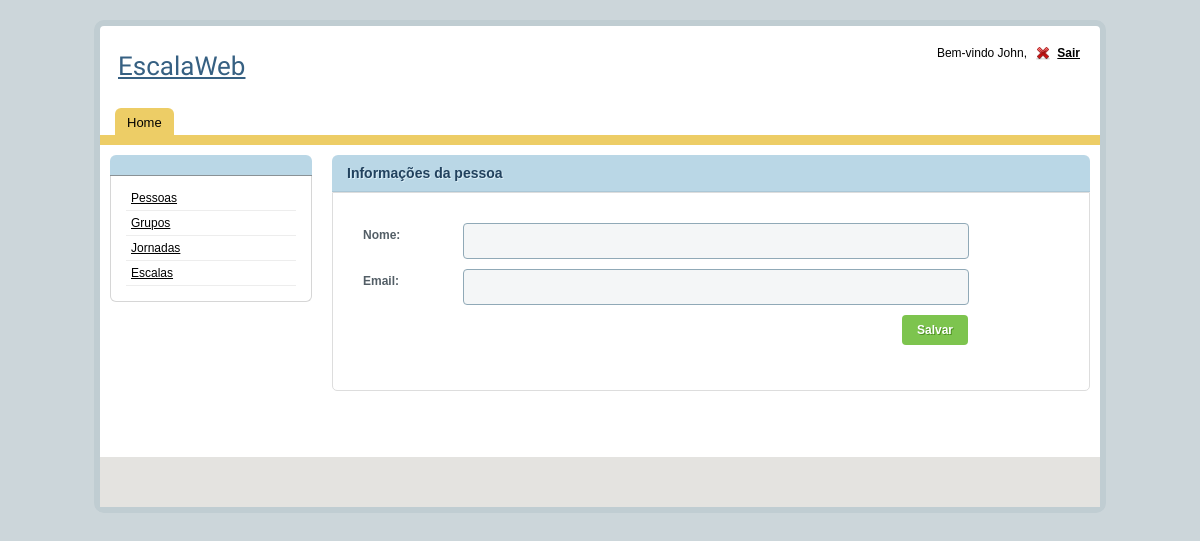
Before: /pessoa/pessoa_cadastro.php with the older database file.
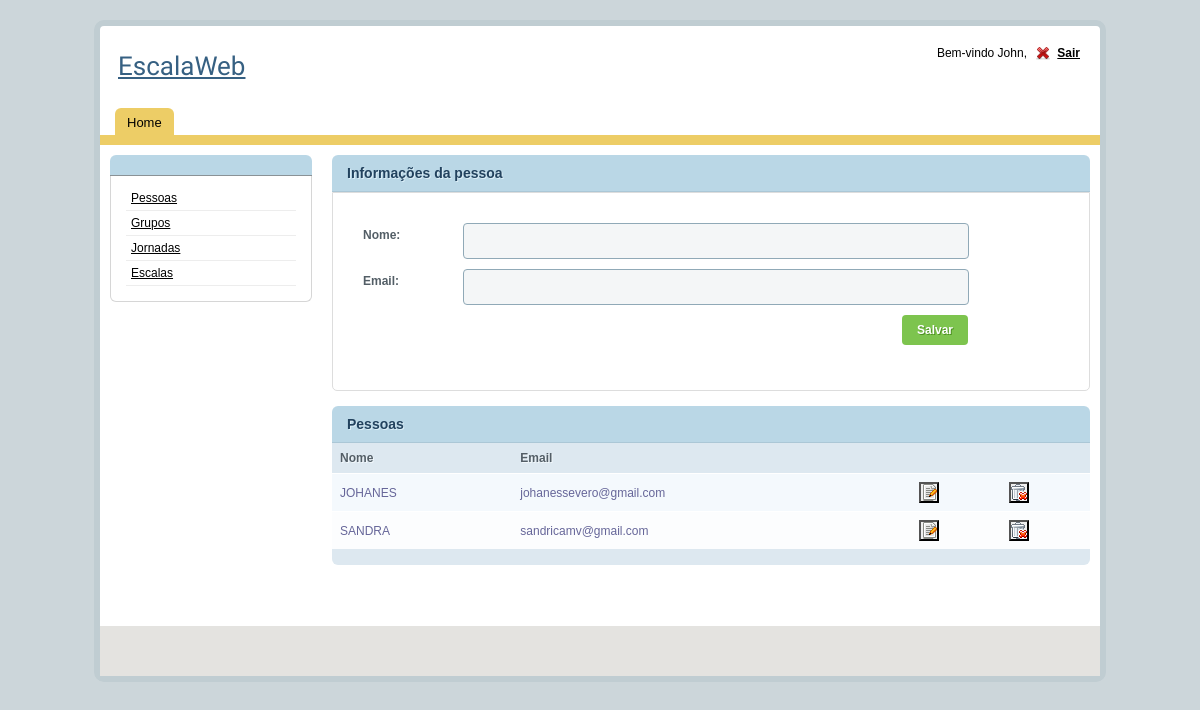
After: the same page with the newer database file.
### tables this page shows
CREATE TABLE IF NOT EXISTS `pessoa` (
  `id` INT NOT NULL AUTO_INCREMENT,
  `nome` VARCHAR(100) NOT NULL,
  `email` VARCHAR(100) NOT NULL,
  `coordenador_id` INT NOT NULL,
  PRIMARY KEY (`id`, `coordenador_id`),
  INDEX `fk_pessoa_coordenador` (`coordenador_id` ASC),
  CONSTRAINT `fk_pessoa_coordenador`
    FOREIGN KEY (`coordenador_id`)
    REFERENCES `coordenador` (`id`)
    ON DELETE NO ACTION
    ON UPDATE NO ACTION);

### util/bd_util.php (called while the page is built, shortened)
<?php
function get_conexao() {
	$endereco = "127.0.0.1";
	$usuario = "root";
	$senha = "root";
	$nome_banco = "escala_web";
	$conexao = mysqli_connect ( $endereco, $usuario, $senha, $nome_banco );
	return $conexao;
}
?>

### pessoa/pessoa_bd.php (called while the page is built, shortened)
<?php
function get_pessoas() {
	$sql = "select * from pessoa"." where coordenador_id = " .$_SESSION["coordenador_id"];
	$resultado = mysqli_query ( get_conexao (), $sql );
	$pessoas = array ();
	while ( $pessoa = mysqli_fetch_assoc ( $resultado ) ) {
		$pessoas [] = $pessoa;
	}
	return $pessoas;
}
?>

### pessoa/pessoa_cadastro.php (the view, shortened to what this page needs)
<?php
include "../template/header.php";
include "pessoa_bd.php";
monta_form_cadastro ();
listar ();
?>
<?php
function monta_form_cadastro() {
	echo "<h2>Informações da pessoa</h2>";
	echo "<form method = 'post'>";
	echo "<div id='tab1' class='tabcontent' style='display: block;'>";
	echo "<div class='form'>";
	echo "<div class='form_row'>";
	echo "<label>Nome:</label> <input type='text' name = 'nome' class='form_input' >";
	echo "</div>";
	echo "<div class='form_row'>";
	echo "<label>Email:</label> <input type='text' name = 'email' class='form_input' >";
	echo "</div>";
	echo "<div class='form_row'>";
	echo "<input type='submit' class='form_submit' value='Salvar' title = 'clique para salvar'>";
	echo "</div>";
	echo "</div>";
	echo "</div>";
	echo "</form>";
}
function listar() {
	$pessoas = get_pessoas ();
	if (count ( $pessoas ) > 0) {
		echo "<h2>Pessoas</h2>";
		echo "<table id='rounded-corner'>";
		echo "<thead>";
		echo "<tr>";
		echo "<th>Nome</th>";
		echo "<th>Email</th>";
		echo "<th></th>";
		echo "<th></th>";
		echo "</tr>";
		echo "</thead>";
		echo "<tfoot>";
		echo "<tr>";
		echo "<td colspan='12'></td>";
		echo "</tr>";
		echo "</tfoot>";
		echo "<tbody>";
		$cont = 0;
		foreach ( $pessoas as $pessoa ) {
			if ($cont ++ % 2 == 0)
				echo "<tr class='odd'>";
			else
				echo "<tr class='even'>";
			echo "<td>" . $pessoa ["nome"] . "</td>";
			echo "<td>" . $pessoa ["email"] . "</td>";
			echo "<td><form action = 'pessoa_edicao.php' method = 'post'>";
			echo "<input type='submit' value = '' style = 'background-image:url(../resources/img/edit.png);repeat-x:no-repeat;width:20px;cursor:pointer;' title = 'clique para editar'/>";
			echo "</form></td>";
			echo "<td>";
			echo "<form method = 'post'>";
			echo "<input type='submit' value = '' style = 'background-image:url(../resources/img/trash.gif);repeat-x:no-repeat;width:20px;cursor:pointer;' title = 'clique para excluir'/>";
			echo "</form>";
			echo "</td>";
			echo "</tr>";
		}
		echo "</tbody></table>";
	}
}
include "../template/footer.php";
?>

Changed rows visible on the page:
added pessoa: nome "JOHANES", email "johanessevero@gmail.com"
added pessoa: nome "SANDRA", email "sandricamv@gmail.com"
Other visible differences:
text now shown: "Pessoas Nome Email"
